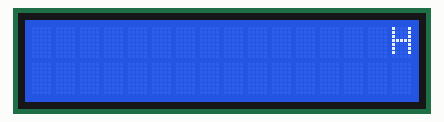
The sketch below on a simulated ESP32-C6. Shown: 16×2 character LCD. What the sketch prints to the serial monitor is not drawn.

Above: at 1.03 s.
At 1.93 s:
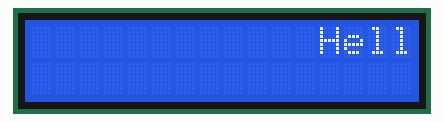
At 2.83 s:
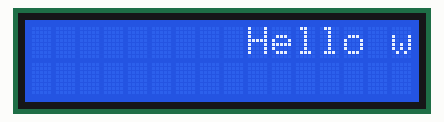
At 4.93 s:
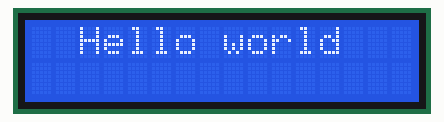
At 6.73 s:
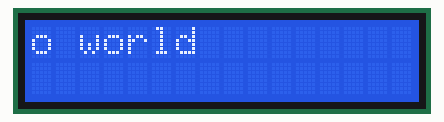
At 8.7 s:
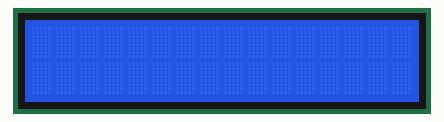

Measured:
- by itself, everything shown: repeats every 8.4 s, in 27 steps
- what the display in image 5 shows lasts 0.6 s, from 8.7 s to 9.3 s

The sketch:

Teste_LCD.ino
```cpp
// Teste do display LCD 16x2 com modulo I2C (PCF8574), numa ESP32-C6-DevKitM-1.
// Placa no Arduino IDE: "ESP32C6 Dev Module", com USB CDC On Boot > Disabled.
// Biblioteca: "LiquidCrystal I2C" de Frank de Brabander (Library Manager).
//
// A frase "Hello world" passa da direita para a esquerda na linha de cima,
// sem parar.
//
// Ligacoes do modulo I2C:
//   GND -> GND
//   VCC -> 5V
//   SDA -> GPIO 23
//   SCL -> GPIO 22
// Se nao aparecer texto, roda o potenciometro azul atras do modulo (contraste).

#include <Wire.h>
#include <LiquidCrystal_I2C.h>

const int SDA_PIN = 23;
const int SCL_PIN = 22;

const char FRASE[] = "Hello world";
const int COLUNAS = 16;
const int LINHAS = 2;

const unsigned long PASSO_MS = 300;  // velocidade da passagem (uma coluna por passo)

LiquidCrystal_I2C *lcd = nullptr;

// Procura o endereco do modulo I2C (normalmente 0x27 ou 0x3F).
uint8_t procurarEndereco() {
  for (uint8_t endereco = 1; endereco < 127; endereco++) {
    Wire.beginTransmission(endereco);
    if (Wire.endTransmission() == 0) return endereco;
  }
  return 0;
}

// Escreve a frase na linha de cima, a comecar na coluna "posicao"
// (pode ser negativa ou maior que 15: a parte fora do ecra nao aparece).
void desenharFrase(int posicao) {
  char linha[COLUNAS + 1];
  int tamanho = strlen(FRASE);
  for (int coluna = 0; coluna < COLUNAS; coluna++) {
    int indice = coluna - posicao;
    linha[coluna] = (indice >= 0 && indice < tamanho) ? FRASE[indice] : ' ';
  }
  linha[COLUNAS] = '\0';
  lcd->setCursor(0, 0);
  lcd->print(linha);
}

// Inicializa (ou reinicializa) o LCD. Se uma interferencia baralhar o LCD
// e ele comecar a mostrar simbolos estranhos, isto volta a po-lo em ordem.
void iniciarLcd() {
  lcd->init();
  lcd->backlight();
  lcd->clear();
}

void setup() {
  Serial.begin(115200);
  delay(500);
  Serial.println();
  Serial.println("=== Teste do LCD 16x2 ===");

  Wire.begin(SDA_PIN, SCL_PIN);
  Wire.setClock(50000);  // I2C mais lento: mais tolerante a fios compridos e ruido

  uint8_t endereco = procurarEndereco();
  if (endereco == 0) {
    Serial.println("[LCD] Nenhum modulo I2C encontrado. Verifica SDA, SCL, VCC e GND.");
    while (true) delay(1000);
  }
  Serial.printf("[LCD] Modulo encontrado no endereco 0x%02X\n", endereco);

  lcd = new LiquidCrystal_I2C(endereco, COLUNAS, LINHAS);
  iniciarLcd();
}

void loop() {
  static int posicao = COLUNAS;  // comeca fora do ecra, a direita
  static unsigned long ultimoPasso = 0;
  unsigned long agora = millis();

  // Passagem: avanca uma coluna para a esquerda e volta ao inicio no fim
  if (agora - ultimoPasso >= PASSO_MS) {
    ultimoPasso = agora;
    desenharFrase(posicao);
    posicao--;
    if (posicao < -(int)strlen(FRASE)) {
      posicao = COLUNAS;
      // A frase saiu do ecra (que esta vazio): reinicia o LCD sem se notar,
      // para recuperar se uma interferencia o tiver baralhado.
      iniciarLcd();
    }
  }
}
```
